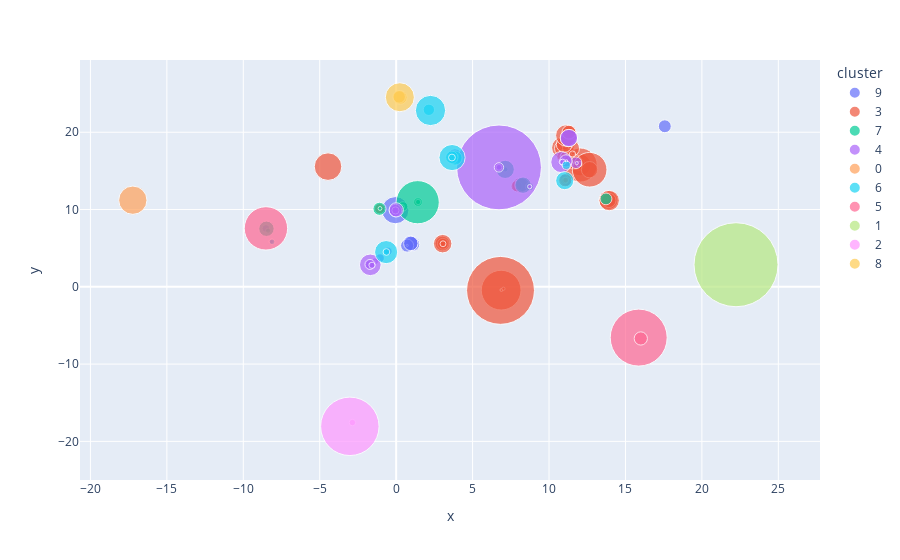

This figure's notebook cell:
### Code cell
df = df[df["amount"] < 0]
df["amount"] = df["amount"].abs()

model = SentenceTransformer("all-MiniLM-L6-v2")
embeddings = model.encode(df["details"].tolist(), normalize_embeddings=True)

kmeans = KMeans(n_clusters=10, random_state=42)
df["cluster"] = kmeans.fit_predict(embeddings)

reducer = umap.UMAP(
    n_neighbors=8,      # lower = more tightly clustered groups
    min_dist=0.0,       # closer packing
    spread=1.0,
    metric="cosine"     # IMPORTANT for embeddings
)
df[["x", "y"]] = reducer.fit_transform(embeddings)
 

agg = df.groupby(["details", "cluster"]).agg(
    total_amount=("amount", "sum"),
    x=("x", "mean"),
    y=("y", "mean")
).reset_index()

agg["cluster"] = agg["cluster"].astype("category")

import plotly.express as px
fig = px.scatter(
    agg,
    x="x", y="y",
    size="total_amount",
    color="cluster",
    hover_name="details",
    size_max=60
)
# st.plotly_chart(fig, use_container_width=True)
fig.show()

### Figure 1 — Plotly figure (JSON) as saved in the notebook; plotly's stock layout.template omitted (floating-point values rounded to 4 significant figures)
{"data": [{"hovertemplate": "<b>%{hovertext}</b><br><br>cluster=9<br>x=%{x}<br>y=%{y}<br>total_amount=%{marker.size}<extra></extra>", "hovertext": ["3leafs by Idris", "DB FERNVERKEHR AG", "FIKRAT IBRAHIM KHEDHIR", "FLN FRISIA-Luftverkehr Gm", "Feuerwache Gastronomie Be", "HEIDE MARKT APOTHEKE", "HOYER TANK-TREFF LANGEN", "JUMBO AUTO WASCH", "Janick Klaus Gerhard", "Lidl sagt Danke", "Loretta Gaststaetten GmbH", "MR WASH AUTOSERVICE", "Mahmood Saleh Abdulqawi", "Mueller & Egerer", "Neodigital Versicherung AG", "REWE Garching Frei", "REWE Karsten Schmidt", "REWE Markt Sandra", "WILLI PALM SYSTEMGASTR"], "legendgroup": "9", "marker": {"color": "#636efa", "size": [54.4, 64.8, 1.5, 49.0, 47.6, 210.6, 34.69, 5.0, 64.5, 1.24, 60.0, 17.0, 14.92, 15.88, 47.56, 20.95, 8.68, 20.58, 9.19], "sizemode": "area", "sizeref": 0.5692, "symbol": "circle"}, "mode": "markers", "name": "9", "orientation": "v", "showlegend": true, "type": "scatter", "x": [1.089, 0.925, -1.59, 0.7174, 11.13, -0.05585, 13.93, -0.9779, 3.845, 0.7274, 0.9619, -8.518, -1.443, -1.349, 17.57, -1.053, -0.5362, -0.539, 6.759], "xaxis": "x", "y": [5.508, 5.632, 3.026, 5.334, 13.87, 9.914, 11.17, 10.19, 16.88, 5.355, 5.614, 7.545, 3.219, 3.375, 20.77, 3.721, 4.592, 4.596, 15.41], "yaxis": "y"}, {"hovertemplate": "<b>%{hovertext}</b><br><br>cluster=3<br>x=%{x}<br>y=%{y}<br>total_amount=%{marker.size}<extra></extra>", "hovertext": ["ALDI NORD Buchungstext:", "ALDI SUeD Buchungstext:", "AVIA TANKSTELLE Buchungstext:", "Adelholzener Bar Buchungstext:", "Agip Service-Station Buchungstext:", "Aumeister OHG Buchungstext:", "BAUHAUS 647 Buchungstext:", "BAUHAUS 870 Buchungstext:", "BAUHAUS Buchungstext: BAUHAUS,", "BREPARK GmbH Buchungstext:", "BUCCI BAR Buchungstext:", "BaeckereiWuensche Buchungstext: BaeckereiWuensche,", "Ballabeni Icecream Buchungstext:", "Buchungstext: ALICE PIZZA,", "Buchungstext: AMZN Mktp", "Buchungstext: ASOS.COM, AMSTERDAM", "Buchungstext: Amazon.de*GY2QJ7KW5, AMAZON.DE", "Buchungstext: Amazon.de*HJ1NY9GW5, AMAZON.DE", "Buchungstext: Amazon.de*MC89Y0PF5, AMAZON.DE", "Buchungstext: Amazon.de*RW9GW6X74, AMAZON.DE", "Buchungstext: Amazon.de*TK90325J4, AMAZON.DE", "Buchungstext: Amazon.de*Z782M5EN5, AMAZON.DE", "Buchungstext: BINANCE.COM, WWW.BINANCE.C", "Buchungstext: BP Tankstelle,", "Buchungstext: CARREFOUR 1636,", "Buchungstext: CLAUDE.AI SUBSCRIPTION,", "Buchungstext: COLIBRI', MILANO", "Buchungstext: CRF EXP", "Buchungstext: DOLCE E", "Buchungstext: EL TABACHEE", "Buchungstext: Lieferando.de FGKYKB,", "Buchungstext: MARAMAIS CAFE',", "Buchungstext: MNE*95017891Apotheke_S, Naturno", "Buchungstext: OPENAI *CHATGPT", "Buchungstext: PAM LOCAL,", "Buchungstext: PIZZA MUNDIAL,", "Buchungstext: Prime Video", "Buchungstext: STADTSPARKASSE MUENCHEN,", "Buchungstext: Strava Ireland", "Buchungstext: SumUp *My", "Buchungstext: UNES U091", "Burgermeister Eberswal Buchungstext:", "CADU Buchungstext: CADU,", "COMDIRECT Buchungstext: STADTSPARKASSE", "Cafe Lozzi Buchungstext:", "Cafe Zeitgeist Buchungstext:", "Campus Cneipe Buchungstext:", "DM-Drogerie Markt Buchungstext:", "Digger s Buchungstext:", "Dominos Muenchen Buchungstext:", "ERNST LEBENSMITTELGMBH Buchungstext:", "EasyPark GmbH Buchungstext:", "Eventfrog GmbH Buchungstext:", "IGM Bremen Buchungstext:", "JET-Tankstelle Buchungstext: JET-Tankstelle,", "Kellner 6 Buchungstext:", "LIME*PASS 5FSA Buchungstext:", "LIME*RIDE 5FSA Buchungstext:", "MCDONALDS 00300 Buchungstext:", "MCDONALDS 00512 Buchungstext:", "MCDONALDS 00988 Buchungstext:", "MCDONALDS 01101 Buchungstext:", "MCDONALDS 01533 Buchungstext:", "MCDONALDS 50245 Buchungstext:", "MUE VERKEHRSGESELLS Buchungstext:", "Muenchner Verkehrsge Buchungstext:", "PARFUEMERIE DOUGLAS Buchungstext:", "RESTAURANTBETRIEBE DAV Buchungstext:", "Rossmann 1940 Buchungstext:", "Rossmann 3463 Buchungstext:", "SHELL 0176 Buchungstext:", "SHIVAN BESEH Buchungstext:", "SPC*Zum Stiftl-Stehaussch Buchungstext:", "SYSTEMGASTRONOMIE GMBH Buchungstext:", "Trade Republic Buchungstext:", "Turkitch Buchungstext: Turkitch,", "Uniqlo 202 Buchungstext:", "VOI DE Buchungstext:", "Werde Baeckerei Buchungstext:", "YORMAS AG Buchungstext:", "davengo GmbH Buchungstext:", "dean&david Buchungstext: dean&david,"], "legendgroup": "3", "marker": {"color": "#EF553B", "size": [9.22, 22.55, 102.8, 5.95, 67.06, 17.1, 132.9, 3.85, 68.39, 1.0, 32.0, 5.25, 2.6, 7.53, 449.9, 137.0, 8.99, 60.42, 8.0, 3.95, 33.72, 97.29, 10.0, 60.23, 17.29, 21.42, 17.1, 2.5, 12.5, 15.0, 38.31, 7.5, 16.05, 216.4, 1.9, 3.0, 3.99, 40.0, 37.49, 12.0, 0.3, 13.5, 12.5, 330.0, 15.0, 35.0, 13.0, 40.85, 55.0, 63.46, 11.34, 4.6, 12.0, 30.0, 118.3, 23.0, 2.99, 2.62, 8.0, 7.99, 8.08, 7.98, 6.0, 6.98, 76.0, 342.0, 82.0, 7.59, 2.97, 8.42, 72.79, 3.0, 11.7, 9.99, 1313.0, 9.0, 129.9, 55.28, 11.0, 35.4, 49.0, 8.9], "sizemode": "area", "sizeref": 0.5692, "symbol": "circle"}, "mode": "markers", "name": "3", "orientation": "v", "showlegend": true, "type": "scatter", "x": [10.97, 10.95, 13.89, 11.1, 8.097, 11.08, 10.88, 10.87, 10.86, 11.07, 11.0, 11.54, 13.75, 11.47, 6.868, 12.03, 3.044, 3.027, 3.055, 3.031, 3.057, 3.043, 3.064, 13.91, 11.43, 11.11, 11.11, 6.88, 11.15, 11.18, 11.28, 11.12, 11.02, -4.458, 6.897, 11.49, 10.85, 11.97, 11.28, 10.92, 11.19, 11.19, 11.22, 12.04, 11.15, 11.18, 11.3, 11.22, 10.96, 11.65, 11.44, 11.06, 11.03, -1.082, 13.94, 11.03, 7.018, 10.92, -8.094, -8.149, -8.144, -8.138, -8.121, -8.141, 12.65, 12.66, 11.44, 10.95, 11.36, 11.09, 11.0, 11.56, 1.365, 11.09, 6.826, 11.97, 11.13, 11.3, 11.54, 7.882, 11.06, 10.96], "xaxis": "x", "y": [17.62, 17.62, 11.21, 16.79, 13.13, 16.95, 17.99, 17.94, 17.92, 13.79, 16.65, 17.21, 11.35, 16.23, -0.4327, 15.77, 5.582, 5.6, 5.573, 5.596, 5.571, 5.58, 5.568, 11.19, 18.01, 19.07, 16.49, -0.4186, 19.72, 19.76, 19.97, 16.28, 18.58, 15.55, -0.4035, 16.22, 16.84, 15.86, 19.93, 16.83, 19.59, 16.93, 19.88, 15.76, 16.33, 16.25, 19.59, 17.04, 16.82, 16.16, 17.68, 13.77, 13.74, 10.11, 11.16, 16.91, -0.252, 16.77, 5.794, 5.856, 5.846, 5.838, 5.822, 5.843, 15.16, 15.15, 17.92, 16.28, 18.09, 18.45, 18.42, 17.23, 10.91, 13.81, -0.4642, 15.88, 19.59, 20.01, 17.18, 13.02, 13.78, 17.04], "yaxis": "y"}, {"hovertemplate": "<b>%{hovertext}</b><br><br>cluster=7<br>x=%{x}<br>y=%{y}<br>total_amount=%{marker.size}<extra></extra>", "hovertext": ["Aral Station 191227008", "BEACH-TENNISANLAGE ZHS Buchungstext:", "DHL*4137654301 Buchungstext: DHL*4137654301,", "DHL*4139192020 Buchungstext: DHL*4139192020,", "DHL*UG2ZUM4PP7SB Buchungstext: DHL*UG2ZUM4PP7SB,", "DOCO Allianz Arena", "Hol  ab", "MVG HANDY TICKET", "Olympia Parkplatz BRK", "SPC*Paint Your Style", "SPC*Schlemmen am Markt", "STOK Staatsoberkasse Bayern", "SYNLAB MVZ Labor", "SumUp  *Campus", "SumUp  *La", "TOTAL SERVICE STATION", "UZR*Barocco Alexander Blu", "YORMA S BREMEN", "ZWEIRAD-CENTER STADLER Buchungstext:"], "legendgroup": "7", "marker": {"color": "#00cc96", "size": [54.06, 40.0, 0.95, 1.1, 7.69, 21.5, 94.83, 7.6, 8.0, 24.9, 6.93, 49.0, 67.56, 19.4, 6.9, 76.57, 23.0, 4.1, 531.2], "sizemode": "area", "sizeref": 0.5692, "symbol": "circle"}, "mode": "markers", "name": "7", "orientation": "v", "showlegend": true, "type": "scatter", "x": [8.257, 13.73, 7.1, 7.116, 7.14, 1.43, 7.133, -8.375, 1.438, 0.4495, 0.375, -1.09, -8.485, 8.725, 8.731, 8.3, -1.702, -1.057, 1.408], "xaxis": "x", "y": [13.23, 11.38, 15.22, 15.21, 15.2, 10.97, 15.2, 7.266, 10.97, 10.4, 10.35, 10.09, 7.512, 12.97, 12.97, 13.15, 2.845, 10.14, 10.94], "yaxis": "y"}, {"hovertemplate": "<b>%{hovertext}</b><br><br>cluster=4<br>x=%{x}<br>y=%{y}<br>total_amount=%{marker.size}<extra></extra>", "hovertext": ["BIERGARTEN AM CHINESISC", "BURGER KING 12949", "CARHARTT SHOP MUENCHEN", "EDEKA ERNST GARCHING", "EDEKA ERNST HAUPTBAHNH", "EDEKA FAZLIJA Buchungstext:", "EDEKA TUERKYILMAZ Buchungstext:", "EDEKA UHLIG Buchungstext:", "Esso Station Muenchen", "Hannes MoehringKto/IBAN: DE76100123450515066901", "Insel Apotheke Wangerooge", "KAI MATCHA HOUSE", "Lukas RegoKto/IBAN: DE06120300001204685414", "MEDIA MARKT TV-HIFI-EL", "RESTAURANT LO STUDENTE", "RESTAURANT MAHARANI Buchungstext:", "REWE Hakan Oezguec", "Senator Hotel Bielefeld", "SumUp  *Cafe", "TECHNISCHE UNIVERSITAET MUENCHENKto/IBAN:", "Technische Universitaet MuenchenKto/IBAN:", "Tuerkitch Koefte &", "Valora Food Service", "ZVKD OBERLANDKto/IBAN: DE90700543060000127100", "sweet spot kaffee"], "legendgroup": "4", "marker": {"color": "#ab63fa", "size": [44.3, 5.18, 39.0, 12.36, 3.63, 15.27, 132.9, 1.79, 2.99, 2049.0, 14.75, 13.2, 10.0, 58.12, 127.0, 44.0, 28.41, 2.0, 5.0, 85.0, 85.0, 11.0, 6.8, 25.0, 10.0], "sizemode": "area", "sizeref": 0.5692, "symbol": "circle"}, "mode": "markers", "name": "4", "orientation": "v", "showlegend": true, "type": "scatter", "x": [-0.04523, -8.157, 11.76, -1.376, -1.432, -1.747, -1.692, -1.742, 11.81, 6.728, -0.04539, 10.76, 6.723, 0.004081, 10.81, 11.11, -1.714, 11.14, 8.735, 11.3, 11.3, -1.578, 10.81, 6.723, 10.89], "xaxis": "x", "y": [9.87, 5.858, 16.05, 3.31, 3.233, 2.851, 2.843, 2.913, 16.0, 15.45, 9.883, 16.1, 15.45, 9.953, 16.14, 16.28, 2.894, 16.28, 12.97, 19.25, 19.26, 2.783, 16.13, 15.45, 16.14], "yaxis": "y"}, {"hovertemplate": "<b>%{hovertext}</b><br><br>cluster=0<br>x=%{x}<br>y=%{y}<br>total_amount=%{marker.size}<extra></extra>", "hovertext": ["Buchungstext: APPLE.COM BILL,"], "legendgroup": "0", "marker": {"color": "#FFA15A", "size": [228.1], "sizemode": "area", "sizeref": 0.5692, "symbol": "circle"}, "mode": "markers", "name": "0", "orientation": "v", "showlegend": true, "type": "scatter", "x": [-17.23], "xaxis": "x", "y": [11.21], "yaxis": "y"}, {"hovertemplate": "<b>%{hovertext}</b><br><br>cluster=6<br>x=%{x}<br>y=%{y}<br>total_amount=%{marker.size}<extra></extra>", "hovertext": ["CAFE LAGERHAUS GMBH", "DECATHLON Deutschland SE", "DPV Deutscher Pressevertrieb", "Drillisch Online GmbH", "FitX Deutschland GmbH", "MCDONALD S DEUTSCHLAND", "REWE Markt GmbH-ZW-NL", "REWE Markt GmbH-Zw", "SELECTA DEUTSCHLAND GM", "Telekom Deutschland GmbH", "WILHELM & LEHMANN", "netcup GmbH Buchungstext:"], "legendgroup": "6", "marker": {"color": "#19d3f3", "size": [19.2, 36.73, 58.4, 43.8, 261.0, 9.38, 152.0, 12.88, 3.0, 194.9, 13.3, 93.25], "sizemode": "area", "sizeref": 0.5692, "symbol": "circle"}, "mode": "markers", "name": "6", "orientation": "v", "showlegend": true, "type": "scatter", "x": [11.13, 2.141, 3.849, 3.641, 2.246, -8.117, -0.6557, -0.6388, 3.682, 3.657, 3.65, 11.03], "xaxis": "x", "y": [15.72, 22.9, 16.67, 16.76, 22.82, 5.82, 4.491, 4.508, 16.77, 16.72, 16.73, 13.74], "yaxis": "y"}, {"hovertemplate": "<b>%{hovertext}</b><br><br>cluster=5<br>x=%{x}<br>y=%{y}<br>total_amount=%{marker.size}<extra></extra>", "hovertext": ["DB Vertrieb GmbH", "DB Vertrieb GmbHKto/IBAN:", "SWM Versorgungs GmbH"], "legendgroup": "5", "marker": {"color": "#FF6692", "size": [923.7, 49.99, 535.0], "sizemode": "area", "sizeref": 0.5692, "symbol": "circle"}, "mode": "markers", "name": "5", "orientation": "v", "showlegend": true, "type": "scatter", "x": [15.87, 16.0, -8.519], "xaxis": "x", "y": [-6.574, -6.686, 7.56], "yaxis": "y"}, {"hovertemplate": "<b>%{hovertext}</b><br><br>cluster=1<br>x=%{x}<br>y=%{y}<br>total_amount=%{marker.size}<extra></extra>", "hovertext": ["I.M. Nahkauf GmbH"], "legendgroup": "1", "marker": {"color": "#B6E880", "size": [2010.0], "sizemode": "area", "sizeref": 0.5692, "symbol": "circle"}, "mode": "markers", "name": "1", "orientation": "v", "showlegend": true, "type": "scatter", "x": [22.23], "xaxis": "x", "y": [2.855], "yaxis": "y"}, {"hovertemplate": "<b>%{hovertext}</b><br><br>cluster=2<br>x=%{x}<br>y=%{y}<br>total_amount=%{marker.size}<extra></extra>", "hovertext": ["PayPal (Europe) S.a", "PayPal Europe S.a.r.l."], "legendgroup": "2", "marker": {"color": "#FF97FF", "size": [12.06, 971.9], "sizemode": "area", "sizeref": 0.5692, "symbol": "circle"}, "mode": "markers", "name": "2", "orientation": "v", "showlegend": true, "type": "scatter", "x": [-2.861, -3.029], "xaxis": "x", "y": [-17.56, -18.05], "yaxis": "y"}, {"hovertemplate": "<b>%{hovertext}</b><br><br>cluster=8<br>x=%{x}<br>y=%{y}<br>total_amount=%{marker.size}<extra></extra>", "hovertext": ["Sektion Munchen des", "Studierendenwerk Mï¿½nchen Oberbay", "Studierendenwerk München Oberbay"], "legendgroup": "8", "marker": {"color": "#FECB52", "size": [54.0, 45.0, 240.0], "sizemode": "area", "sizeref": 0.5692, "symbol": "circle"}, "mode": "markers", "name": "8", "orientation": "v", "showlegend": true, "type": "scatter", "x": [0.2661, 0.1951, 0.2408], "xaxis": "x", "y": [24.5, 24.58, 24.53], "yaxis": "y"}], "layout": {"legend": {"itemsizing": "constant", "title": {"text": "cluster"}, "tracegroupgap": 0}, "margin": {"t": 60}, "xaxis": {"anchor": "y", "domain": [0, 1], "title": {"text": "x"}}, "yaxis": {"anchor": "x", "domain": [0, 1], "title": {"text": "y"}}}}
